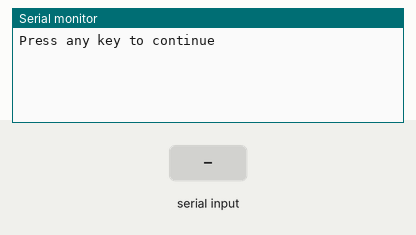
Bench run of a sketch on a simulated Arduino Uno, built with avr-gcc and run on an emulated ATmega328P. On the bench: the last lines printed to the serial monitor. The test bench sets the inputs (shaded band).

Above: at 0.9 s.
1.0 s: "1" received over Serial
At 1.8 s:
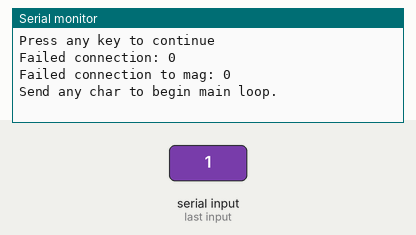
2.8 s: "0" received over Serial
At 3.9 s:
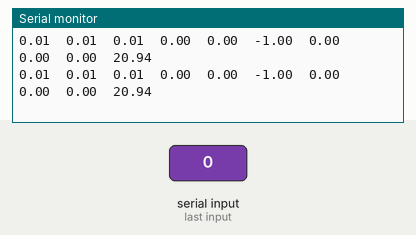

The sketch:

arduino.ino
```cpp
/*
 Name:		arduino.ino
 Created:	05/03/2017 14:59:15
 Author:	Alberto Gissi
*/

#include <SPI.h>
#include "MPU9250.h"

#define SPI_CLOCK 8000000  // 8MHz clock works.

#define SS_PIN   10
#define INT_PIN  3
#define LED      13

#define WAITFORINPUT(){            \
	while(!Serial.available()){};  \
	while(Serial.available()){     \
		Serial.read();             \
	};                             \
}                                  \

MPU9250 mpu(SPI_CLOCK, SS_PIN);

void setup() {
	Serial.begin(115200);

	pinMode(INT_PIN, INPUT);
	pinMode(LED, OUTPUT);
	digitalWrite(LED, HIGH);

	SPI.begin();

	Serial.println("Press any key to continue");
	WAITFORINPUT();

	mpu.init(true);

	uint8_t wai = mpu.whoami();
	if (wai == 0x71) {
		Serial.println("Successful connection");
	}
	else {
		Serial.print("Failed connection: ");
		Serial.println(wai, HEX);
	}

	uint8_t wai_AK8963 = mpu.AK8963_whoami();
	if (wai_AK8963 == 0x48) {
		Serial.println("Successful connection to mag");
	}
	else {
		Serial.print("Failed connection to mag: ");
		Serial.println(wai_AK8963, HEX);
	}

	mpu.calib_acc();
	mpu.calib_mag();

	Serial.println("Send any char to begin main loop.");
	WAITFORINPUT();
}

void loop() {
	// various functions for reading
	// mpu.read_mag();
	// mpu.read_acc();
	// mpu.read_gyro();

	mpu.read_all();

	Serial.print(mpu.gyro_data[0]);   Serial.print('\t');
	Serial.print(mpu.gyro_data[1]);   Serial.print('\t');
	Serial.print(mpu.gyro_data[2]);   Serial.print('\t');
	Serial.print(mpu.accel_data[0]);  Serial.print('\t');
	Serial.print(mpu.accel_data[1]);  Serial.print('\t');
	Serial.print(mpu.accel_data[2]);  Serial.print('\t');
	Serial.print(mpu.mag_data[0]);    Serial.print('\t');
	Serial.print(mpu.mag_data[1]);    Serial.print('\t');
	Serial.print(mpu.mag_data[2]);    Serial.print('\t');
	Serial.println(mpu.temperature);

	delay(10);
}
```

MPU9250.h
```cpp
// mpu9250.h

#ifndef _MPU9250_h
#define _MPU9250_h

#if defined(ARDUINO) && ARDUINO >= 100
	#include "arduino.h"
#else
	#include "WProgram.h"
#endif


// #define AK8963FASTMODE

// mpu9250 registers
#define MPUREG_XG_OFFS_TC 0x00
#define MPUREG_YG_OFFS_TC 0x01
#define MPUREG_ZG_OFFS_TC 0x02
#define MPUREG_X_FINE_GAIN 0x03
#define MPUREG_Y_FINE_GAIN 0x04
#define MPUREG_Z_FINE_GAIN 0x05
#define MPUREG_XA_OFFS_H 0x06
#define MPUREG_XA_OFFS_L 0x07
#define MPUREG_YA_OFFS_H 0x08
#define MPUREG_YA_OFFS_L 0x09
#define MPUREG_ZA_OFFS_H 0x0A
#define MPUREG_ZA_OFFS_L 0x0B
#define MPUREG_PRODUCT_ID 0x0C
#define MPUREG_SELF_TEST_X 0x0D
#define MPUREG_SELF_TEST_Y 0x0E
#define MPUREG_SELF_TEST_Z 0x0F
#define MPUREG_SELF_TEST_A 0x10
#define MPUREG_XG_OFFS_USRH 0x13
#define MPUREG_XG_OFFS_USRL 0x14
#define MPUREG_YG_OFFS_USRH 0x15
#define MPUREG_YG_OFFS_USRL 0x16
#define MPUREG_ZG_OFFS_USRH 0x17
#define MPUREG_ZG_OFFS_USRL 0x18
#define MPUREG_SMPLRT_DIV 0x19
#define MPUREG_CONFIG 0x1A
#define MPUREG_GYRO_CONFIG 0x1B
#define MPUREG_ACCEL_CONFIG 0x1C
#define MPUREG_ACCEL_CONFIG_2      0x1D
#define MPUREG_LP_ACCEL_ODR        0x1E
#define MPUREG_MOT_THR             0x1F
#define MPUREG_FIFO_EN             0x23
#define MPUREG_I2C_MST_CTRL        0x24
#define MPUREG_I2C_SLV0_ADDR       0x25
#define MPUREG_I2C_SLV0_REG        0x26
#define MPUREG_I2C_SLV0_CTRL       0x27
#define MPUREG_I2C_SLV1_ADDR       0x28
#define MPUREG_I2C_SLV1_REG        0x29
#define MPUREG_I2C_SLV1_CTRL       0x2A
#define MPUREG_I2C_SLV2_ADDR       0x2B
#define MPUREG_I2C_SLV2_REG        0x2C
#define MPUREG_I2C_SLV2_CTRL       0x2D
#define MPUREG_I2C_SLV3_ADDR       0x2E
#define MPUREG_I2C_SLV3_REG        0x2F
#define MPUREG_I2C_SLV3_CTRL       0x30
#define MPUREG_I2C_SLV4_ADDR       0x31
#define MPUREG_I2C_SLV4_REG        0x32
#define MPUREG_I2C_SLV4_DO         0x33
#define MPUREG_I2C_SLV4_CTRL       0x34
#define MPUREG_I2C_SLV4_DI         0x35
#define MPUREG_I2C_MST_STATUS      0x36
#define MPUREG_INT_PIN_CFG 0x37
#define MPUREG_INT_ENABLE 0x38
#define MPUREG_ACCEL_XOUT_H 0x3B
#define MPUREG_ACCEL_XOUT_L 0x3C
#define MPUREG_ACCEL_YOUT_H 0x3D
#define MPUREG_ACCEL_YOUT_L 0x3E
#define MPUREG_ACCEL_ZOUT_H 0x3F
#define MPUREG_ACCEL_ZOUT_L 0x40
#define MPUREG_TEMP_OUT_H 0x41
#define MPUREG_TEMP_OUT_L 0x42
#define MPUREG_GYRO_XOUT_H 0x43
#define MPUREG_GYRO_XOUT_L 0x44
#define MPUREG_GYRO_YOUT_H 0x45
#define MPUREG_GYRO_YOUT_L 0x46
#define MPUREG_GYRO_ZOUT_H 0x47
#define MPUREG_GYRO_ZOUT_L 0x48
#define MPUREG_EXT_SENS_DATA_00    0x49
#define MPUREG_EXT_SENS_DATA_01    0x4A
#define MPUREG_EXT_SENS_DATA_02    0x4B
#define MPUREG_EXT_SENS_DATA_03    0x4C
#define MPUREG_EXT_SENS_DATA_04    0x4D
#define MPUREG_EXT_SENS_DATA_05    0x4E
#define MPUREG_EXT_SENS_DATA_06    0x4F
#define MPUREG_EXT_SENS_DATA_07    0x50
#define MPUREG_EXT_SENS_DATA_08    0x51
#define MPUREG_EXT_SENS_DATA_09    0x52
#define MPUREG_EXT_SENS_DATA_10    0x53
#define MPUREG_EXT_SENS_DATA_11    0x54
#define MPUREG_EXT_SENS_DATA_12    0x55
#define MPUREG_EXT_SENS_DATA_13    0x56
#define MPUREG_EXT_SENS_DATA_14    0x57
#define MPUREG_EXT_SENS_DATA_15    0x58
#define MPUREG_EXT_SENS_DATA_16    0x59
#define MPUREG_EXT_SENS_DATA_17    0x5A
#define MPUREG_EXT_SENS_DATA_18    0x5B
#define MPUREG_EXT_SENS_DATA_19    0x5C
#define MPUREG_EXT_SENS_DATA_20    0x5D
#define MPUREG_EXT_SENS_DATA_21    0x5E
#define MPUREG_EXT_SENS_DATA_22    0x5F
#define MPUREG_EXT_SENS_DATA_23    0x60
#define MPUREG_I2C_SLV0_DO         0x63
#define MPUREG_I2C_SLV1_DO         0x64
#define MPUREG_I2C_SLV2_DO         0x65
#define MPUREG_I2C_SLV3_DO         0x66
#define MPUREG_I2C_MST_DELAY_CTRL  0x67
#define MPUREG_SIGNAL_PATH_RESET   0x68
#define MPUREG_MOT_DETECT_CTRL     0x69
#define MPUREG_USER_CTRL 0x6A
#define MPUREG_PWR_MGMT_1 0x6B
#define MPUREG_PWR_MGMT_2 0x6C
#define MPUREG_BANK_SEL 0x6D
#define MPUREG_MEM_START_ADDR 0x6E
#define MPUREG_MEM_R_W 0x6F
#define MPUREG_DMP_CFG_1 0x70
#define MPUREG_DMP_CFG_2 0x71
#define MPUREG_FIFO_COUNTH 0x72
#define MPUREG_FIFO_COUNTL 0x73
#define MPUREG_FIFO_R_W 0x74
#define MPUREG_WHOAMI 0x75
#define MPUREG_XA_OFFSET_H         0x77
#define MPUREG_XA_OFFSET_L         0x78
#define MPUREG_YA_OFFSET_H         0x7A
#define MPUREG_YA_OFFSET_L         0x7B
#define MPUREG_ZA_OFFSET_H         0x7D
#define MPUREG_ZA_OFFSET_L         0x7E
/* ---- AK8963 Reg In MPU9250 ----------------------------------------------- */

#define AK8963_I2C_ADDR             0x0c//0x18
#define AK8963_Device_ID            0x48

// Read-only Reg
#define AK8963_WIA                  0x00
#define AK8963_INFO                 0x01
#define AK8963_ST1                  0x02
#define AK8963_HXL                  0x03
#define AK8963_HXH                  0x04
#define AK8963_HYL                  0x05
#define AK8963_HYH                  0x06
#define AK8963_HZL                  0x07
#define AK8963_HZH                  0x08
#define AK8963_ST2                  0x09
// Write/Read Reg
#define AK8963_CNTL1                0x0A
#define AK8963_CNTL2                0x0B
#define AK8963_ASTC                 0x0C
#define AK8963_TS1                  0x0D
#define AK8963_TS2                  0x0E
#define AK8963_I2CDIS               0x0F
// Read-only Reg ( ROM )
#define AK8963_ASAX                 0x10
#define AK8963_ASAY                 0x11
#define AK8963_ASAZ                 0x12

// Configuration bits mpu9250
#define BIT_SLEEP 0x40
#define BIT_H_RESET 0x80
#define BITS_CLKSEL 0x07
#define MPU_CLK_SEL_PLLGYROX 0x01
#define MPU_CLK_SEL_PLLGYROZ 0x03
#define MPU_EXT_SYNC_GYROX 0x02
#define BITS_FS_250DPS              0x00
#define BITS_FS_500DPS              0x08
#define BITS_FS_1000DPS             0x10
#define BITS_FS_2000DPS             0x18
#define BITS_FS_2G                  0x00
#define BITS_FS_4G                  0x08
#define BITS_FS_8G                  0x10
#define BITS_FS_16G                 0x18
#define BITS_FS_MASK                0x18
#define BITS_DLPF_CFG_256HZ_NOLPF2  0x00
#define BITS_DLPF_CFG_188HZ         0x01
#define BITS_DLPF_CFG_98HZ          0x02
#define BITS_DLPF_CFG_42HZ          0x03
#define BITS_DLPF_CFG_20HZ          0x04
#define BITS_DLPF_CFG_10HZ          0x05
#define BITS_DLPF_CFG_5HZ           0x06
#define BITS_DLPF_CFG_2100HZ_NOLPF  0x07
#define BITS_DLPF_CFG_MASK          0x07
#define BIT_INT_ANYRD_2CLEAR        0x10
#define BIT_RAW_RDY_EN              0x01
#define BIT_I2C_IF_DIS              0x10

#define READ_FLAG   0x80

/* ---- Sensitivity --------------------------------------------------------- */

#define MPU9250A_2g       ((float)0.000061035156f) // 0.000061035156 g/LSB
#define MPU9250A_4g       ((float)0.000122070312f) // 0.000122070312 g/LSB
#define MPU9250A_8g       ((float)0.000244140625f) // 0.000244140625 g/LSB
#define MPU9250A_16g      ((float)0.000488281250f) // 0.000488281250 g/LSB

#define MPU9250G_250dps   ((float)0.007633587786f) // 0.007633587786 dps/LSB
#define MPU9250G_500dps   ((float)0.015267175572f) // 0.015267175572 dps/LSB
#define MPU9250G_1000dps  ((float)0.030487804878f) // 0.030487804878 dps/LSB
#define MPU9250G_2000dps  ((float)0.060975609756f) // 0.060975609756 dps/LSB

#define MPU9250M_4800uT   ((float)0.6f)            // 0.6 uT/LSB

#define MPU9250T_85degC   ((float)0.002995177763f) // 0.002995177763 degC/LSB

#define     Magnetometer_Sensitivity_Scale_Factor ((float)0.15f)


class MPU9250 {
public:
	// constructor. Default low pass filter of 188Hz
	MPU9250(long clock, uint8_t cs, uint8_t low_pass_filter = BITS_DLPF_CFG_188HZ, uint8_t low_pass_filter_acc = BITS_DLPF_CFG_188HZ) {
		my_clock = clock;
		my_cs = cs;
		my_low_pass_filter = low_pass_filter;
		my_low_pass_filter_acc = low_pass_filter_acc;
	}
	unsigned int WriteReg(uint8_t WriteAddr, uint8_t WriteData);
	unsigned int ReadReg(uint8_t WriteAddr, uint8_t WriteData);
	void ReadRegs(uint8_t ReadAddr, uint8_t *ReadBuf, unsigned int Bytes);

	bool init(bool calib_gyro = true, bool calib_acc = true);
	void read_temp();
	void read_acc();
	void read_gyro();
	unsigned int set_gyro_scale(int scale);
	unsigned int set_acc_scale(int scale);
	void calib_acc();
	void calib_mag();
	void select();
	void deselect();
	unsigned int whoami();
	uint8_t AK8963_whoami();
	uint8_t get_CNTL1();
	void read_mag();
	void read_all();
	void calibrate(float *dest1, float *dest2);


	float acc_divider;
	float gyro_divider;

	int calib_data[3];
	float Magnetometer_ASA[3];

	float accel_data[3];
	float temperature;
	float gyro_data[3];
	float mag_data[3];
	int16_t mag_data_raw[3];

	float randomstuff[3];   // seemed to be an issue with memory being disturbed so allocated random memory space here

private:
	long my_clock;
	uint8_t my_cs;
	uint8_t my_low_pass_filter;
	uint8_t my_low_pass_filter_acc;

	//float randomstuffs[3];

	float g_bias[3];
	float a_bias[3];      // Bias corrections for gyro and accelerometer
};

#endif
```

Source omitted: MPU9250.cpp (21973 bytes)

Measured:
- after the input at 1.0 s, the serial monitor: prints a new line after 0.38 s (image 1)
- after the input at 2.8 s, the serial monitor: prints a new line at once (image 2)
